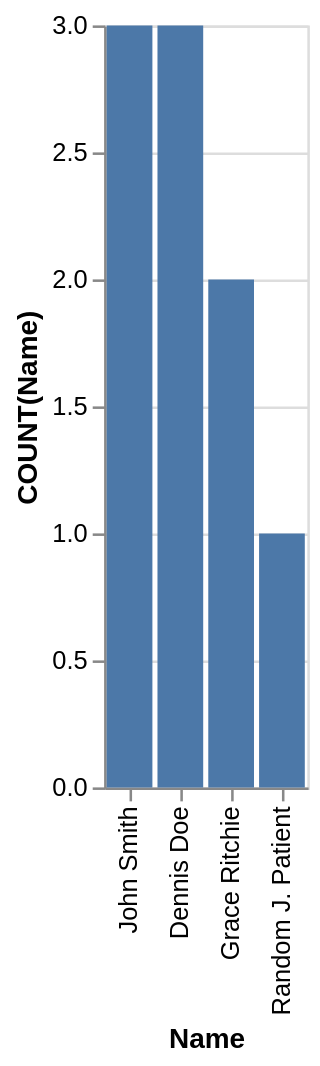

This figure's Vega-Lite source:
### Vega-Lite specification from a JSON file in a GitHub repository (floating-point values rounded to 4 significant figures)
{"data": {"values": [{"x_data": "John Smith", "y_data": 3}, {"x_data": "Dennis Doe", "y_data": 3}, {"x_data": "Grace Ritchie", "y_data": 2}, {"x_data": "Random J. Patient", "y_data": 1}]}, "mark": "bar", "encoding": {"x": {"field": "x_data", "type": "nominal", "title": "Name", "sort": {"op": "sum", "field": "y_data", "order": "descending"}}, "y": {"field": "y_data", "type": "quantitative", "title": "COUNT(Name)"}}}
